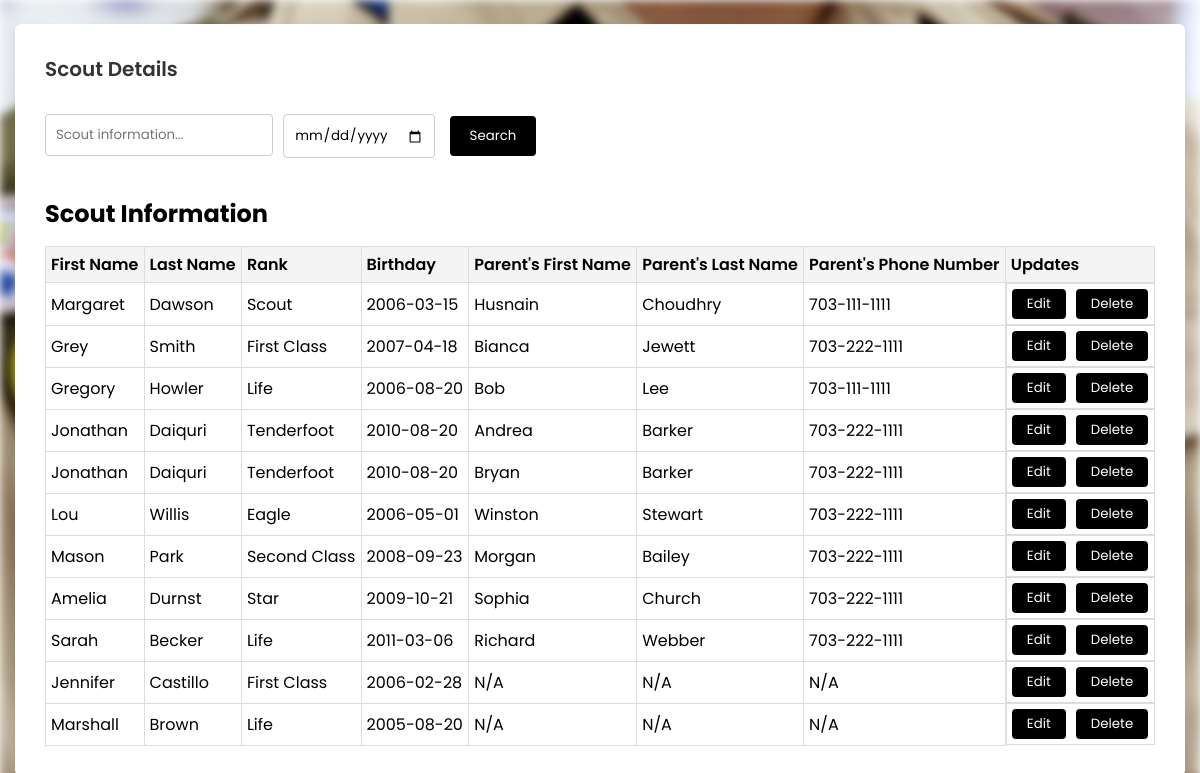
Page /viewScout.php on the committed database.
### tables this page shows
CREATE TABLE SCOUTS (
    SCOUTID INTEGER PRIMARY KEY,
    RANKID INTEGER,
    FIRSTNAME VARCHAR(25),
    LASTNAME VARCHAR(25),
    SCOUT_BIRTHDAY DATE,
    FOREIGN KEY (RANKID) REFERENCES RANK(RANKID)
);

CREATE TABLE RANK (
    RANKID INTEGER PRIMARY KEY,
    RANK_NAME VARCHAR(25)
);

CREATE TABLE PARENTS (
    PARENTID INTEGER PRIMARY KEY,
    SCOUTID INT,
    PARENT_FNAME VARCHAR(25),
    PARENT_LNAME VARCHAR(25),
    PARENTPHONE VARCHAR(25),
    PARENTADDRESS VARCHAR(35),
    PARENTSTATE VARCHAR(25),
    PARENTZIP VARCHAR(25),
    FOREIGN KEY (SCOUTID) REFERENCES SCOUTS(SCOUTID)
);

### viewScout.php (the view, shortened to what this page needs)
<?php
    $db = new SQLite3('DatabaseCreator.db');
    $sql = "SELECT
        s.SCOUTID,
        s.FIRSTNAME,
        s.LASTNAME,
        r.RANK_NAME AS SCOUT_RANK,
        s.SCOUT_BIRTHDAY,
        p.PARENT_FNAME,
        p.PARENT_LNAME,
        p.PARENTPHONE
    FROM SCOUTS s
    LEFT JOIN (
        SELECT
            sp.SCOUTID,
            p.PARENT_FNAME,
            p.PARENT_LNAME,
            p.PARENTPHONE
        FROM SCOUT_PARENT sp
        INNER JOIN PARENTS p ON sp.PARENTID = p.PARENTID
        WHERE sp.CONTACT_PRIORITY = 1
    ) p ON s.SCOUTID = p.SCOUTID
    LEFT JOIN RANK r ON s.RANKID = r.RANKID
    ";
    $result = $db->query($sql);
    $scouts = [];
    while ($row = $result->fetchArray(SQLITE3_ASSOC)) {
        $scouts[] = $row;
    }
?>
<!DOCTYPE html>
<html lang="en">
<head>
    <link rel="stylesheet" href="style.css">
</head>
<body>
    <div class="container">
        <header>Scout Details</header>
        <div class="scout-info">
            <div class="search-container">
                <input type="text" id="searchInput" placeholder="Scout information...">
                <input type="date" id="dateInput">
                <button onclick="searchScout()">Search</button>
            </div>
            <h2>Scout Information</h2>
            <table id="scoutTable">
                <tr>
                    <th>First Name</th>
                    <th>Last Name</th>
                    <th>Rank</th>
                    <th>Birthday</th>
                    <th>Parent's First Name</th>
                    <th>Parent's Last Name</th>
                    <th>Parent's Phone Number</th>
                    <th>Updates</th>
                </tr>
                <?php if (!empty($scouts)): ?>
                    <?php foreach ($scouts as $scout): ?>
                        <tr>
                            <td><?php echo htmlspecialchars($scout['FIRSTNAME']); ?></td>
                            <td><?php echo htmlspecialchars($scout['LASTNAME']); ?></td>
                            <td><?php echo htmlspecialchars($scout['SCOUT_RANK']); ?></td>
                            <td><?php echo htmlspecialchars($scout['SCOUT_BIRTHDAY']); ?></td>
                            <td><?php echo is_null($scout['PARENT_FNAME']) ? 'N/A' : htmlspecialchars($scout['PARENT_FNAME']); ?></td>
                            <td><?php echo is_null($scout['PARENT_LNAME']) ? 'N/A' : htmlspecialchars($scout['PARENT_LNAME']); ?></td>
                            <td><?php echo is_null($scout['PARENTPHONE']) ? 'N/A' : htmlspecialchars($scout['PARENTPHONE']); ?></td>
                            <td class="actions">
                                <button class="edit-btn" onclick="openModal(
                                   '<?php echo htmlspecialchars($scout['SCOUTID']); ?>',
                                   '<?php echo htmlspecialchars($scout['FIRSTNAME']); ?>',
                                   '<?php echo htmlspecialchars($scout['LASTNAME']); ?>',
                                   '<?php echo htmlspecialchars($scout['SCOUT_RANK']); ?>',
                                   '<?php echo htmlspecialchars($scout['SCOUT_BIRTHDAY']); ?>'
                               )">Edit</button>
                                <button class="delete-btn" onclick="confirmDeleteScout('<?php echo htmlspecialchars($scout['SCOUTID']); ?>')">Delete</button>
                           </td>
                        </tr>
                    <?php endforeach; ?>
                <?php else: ?>
                    <tr>
                        <td colspan="8">No scout information available.</td>
                    </tr>
                <?php endif; ?>
            </table>
        </div>
    </div>
</body>
</html>

### style.css (style rules this page uses)
* { margin: 0; padding: 0; box-sizing: border-box; font-family: 'Poppins', sans-serif; }
body { min-height: 100vh; display: flex; align-items: center; justify-content: center; background: #ffff; }
.container { position: relative; max-width: 1200px; width: 100%; border-radius: 6px; padding: 30px; margin: 0 15px; background-color: #fff; box-shadow: 0 5px 10px rgba(0, 0, 0, 0.1); }
.container header { position: relative; font-size: 20px; font-weight: 600; color: #333; }
.container header::before { content: ""; position: absolute; left: 0; bottom: -2px; height: 3px; width: 27px; border-radius: 8px; background-color: #fff; }
#searchInput { margin-bottom: 20px; padding: 10px; border: 1px solid #ccc; border-radius: 4px; width: 100%; box-sizing: border-box; }
.scout-info { margin-top: 30px; }
.scout-info table { width: 100%; border-collapse: collapse; margin-top: 15px; }
.scout-info table th, .scout-info table td { padding: 5px; border: 1px solid #ddd; text-align: left; }
.scout-info table th { background-color: #f4f4f4; font-weight: 600; }
.search-container { display: flex; align-items: center; margin-bottom: 20px; }
.search-container input[type="text"] { padding: 10px; flex: 0.25; border: 1px solid #ccc; border-radius: 4px; }
.search-container button { padding: 10px 20px; background-color: #000; color: white; border: none; border-radius: 4px; cursor: pointer; transition: background-color 0.3s ease; margin-left: 5px; margin-bottom: 18px; }
.actions { display: flex; gap: 10px; }
.actions .edit-btn, .actions .delete-btn { padding: 5px 15px; border: none; border-radius: 4px; cursor: pointer; transition: background-color 0.3s ease; }
.actions .edit-btn { background-color: #000; color: white; }
.actions .delete-btn { background-color: #000; color: white; }
.search-container input[type="text"], .search-container input[type="date"] { padding: 10px; border: 1px solid #ccc; border-radius: 4px; margin-right: 10px; margin-bottom: 18px; }
.search-container button { padding: 10px 20px; background-color: #000; color: white; border: none; border-radius: 4px; cursor: pointer; transition: background-color 0.3s ease; }

### rows in the picture
scouts: FIRSTNAME "Margaret", LASTNAME "Dawson", RANKID.RANK_NAME "Scout", SCOUT_BIRTHDAY "2006-03-15", parents.PARENT_FNAME "Husnain", parents.PARENT_LNAME "Choudhry", parents.PARENTPHONE "703-111-1111"
scouts: FIRSTNAME "Grey", LASTNAME "Smith", RANKID.RANK_NAME "First Class", SCOUT_BIRTHDAY "2007-04-18", parents.PARENT_FNAME "Bianca", parents.PARENT_LNAME "Jewett", parents.PARENTPHONE "703-222-1111"
scouts: FIRSTNAME "Gregory", LASTNAME "Howler", RANKID.RANK_NAME "Life", SCOUT_BIRTHDAY "2006-08-20", parents.PARENT_FNAME "Bob", parents.PARENT_LNAME "Lee", parents.PARENTPHONE "703-111-1111"
scouts: FIRSTNAME "Jonathan", LASTNAME "Daiquri", RANKID.RANK_NAME "Tenderfoot", SCOUT_BIRTHDAY "2010-08-20", parents.PARENT_FNAME "Andrea", parents.PARENT_LNAME "Barker", parents.PARENTPHONE "703-222-1111", parents.PARENT_FNAME "Bryan"
scouts: FIRSTNAME "Lou", LASTNAME "Willis", RANKID.RANK_NAME "Eagle", SCOUT_BIRTHDAY "2006-05-01", parents.PARENT_FNAME "Winston", parents.PARENT_LNAME "Stewart", parents.PARENTPHONE "703-222-1111"
scouts: FIRSTNAME "Mason", LASTNAME "Park", RANKID.RANK_NAME "Second Class", SCOUT_BIRTHDAY "2008-09-23", parents.PARENT_FNAME "Morgan", parents.PARENT_LNAME "Bailey", parents.PARENTPHONE "703-222-1111"
scouts: FIRSTNAME "Amelia", LASTNAME "Durnst", RANKID.RANK_NAME "Star", SCOUT_BIRTHDAY "2009-10-21", parents.PARENT_FNAME "Sophia", parents.PARENT_LNAME "Church", parents.PARENTPHONE "703-222-1111"
scouts: FIRSTNAME "Sarah", LASTNAME "Becker", RANKID.RANK_NAME "Life", SCOUT_BIRTHDAY "2011-03-06", parents.PARENT_FNAME "Richard", parents.PARENT_LNAME "Webber", parents.PARENTPHONE "703-222-1111"
scouts: FIRSTNAME "Jennifer", LASTNAME "Castillo", RANKID.RANK_NAME "First Class", SCOUT_BIRTHDAY "2006-02-28", shows "N/A"
scouts: FIRSTNAME "Marshall", LASTNAME "Brown", RANKID.RANK_NAME "Life", SCOUT_BIRTHDAY "2005-08-20", shows "N/A"
